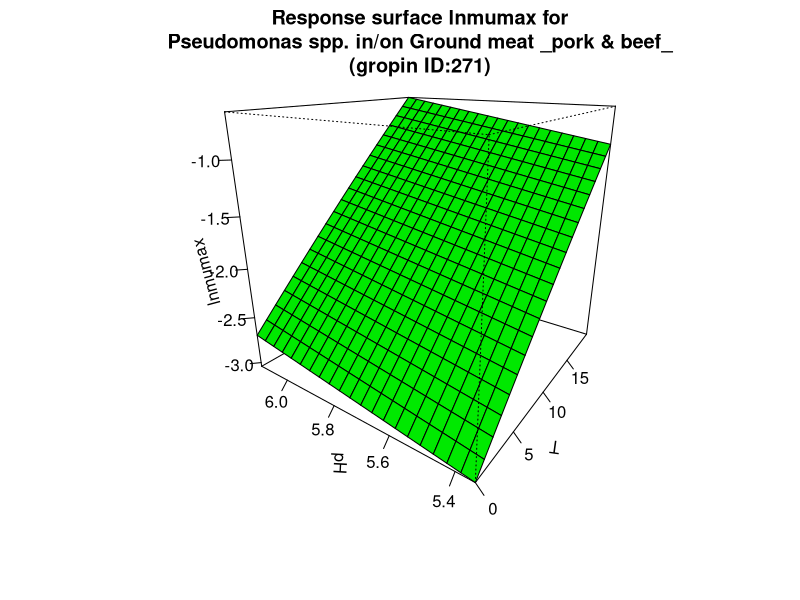

This figure's R source:
#############################
# start of Parameter script
#############################
T <- seq(0,19.98001998002,length.out=21)
pH <- seq(5.34534,6.12387612387612,length.out=21)
#############################
# end of Parameter script
#############################
############################# 
# start of Model script Gropin ID 271 
#############################
 
# constant coefficients for this model
mref <- 0.056
dm <- 0.451
Ea <- 69.3
 
variables <- data.frame(T,pH)
argumentsPar <- expand.grid(variables)
 
# heart of the model
response_surface <- function(T,pH) {
   mumax <-(log(mref)-dm*(5.7-pH)-(Ea/0.00831)*((1/(T+273))-(1/273)))

return(mumax=mumax)
} 

# output parameters
responseSurface <- cbind(argumentsPar,response_surface(argumentsPar['T'],argumentsPar['pH']))
colnames(responseSurface) <- c(colnames(argumentsPar),'lnmumax')
#############################
# End of Model script
#############################
############################# 
# start of Visualisation script Gropin ID 271 
#############################
persp(T,pH,matrix(unlist(responseSurface$'lnmumax'),nrow=21),col = 'green',xlab='T',ylab='pH',zlab='lnmumax',main='Response surface lnmumax for
Pseudomonas spp. in/on Ground meat _pork & beef_
(gropin ID:271)',theta=305,phi=20,shade=0.25,ticktype = 'detailed')
#############################
# End of Visualisation script
#############################
